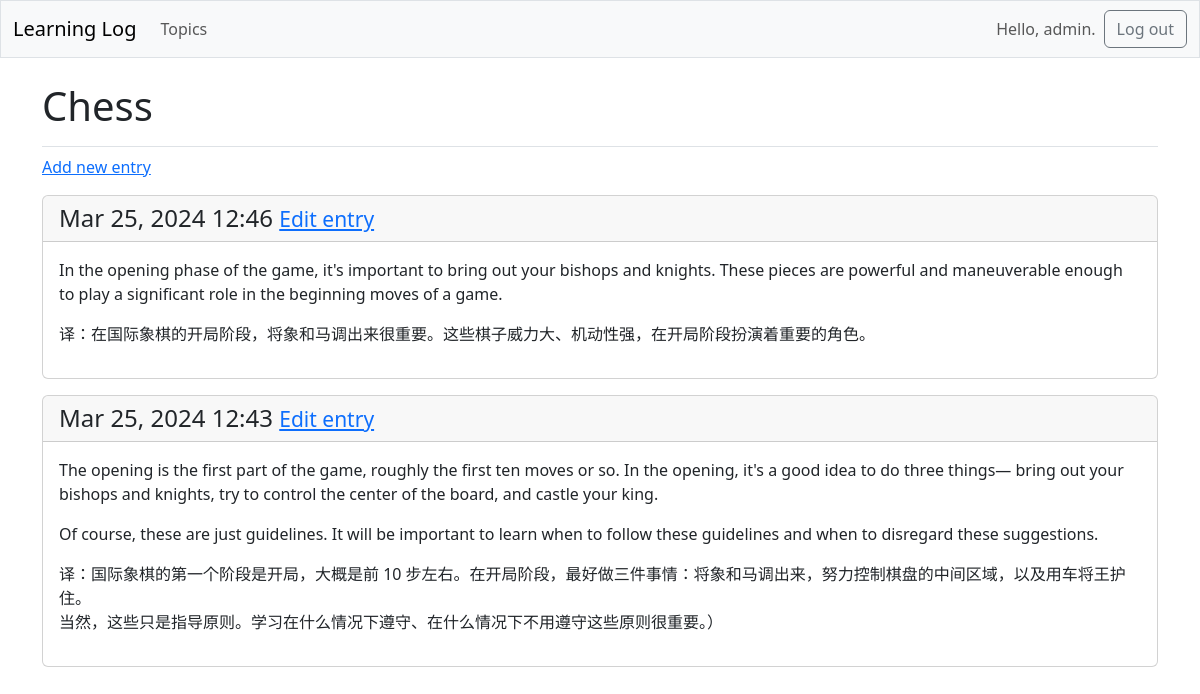
The page /topics/1/ (signed in) on the database its author committed.
### learning_logs/models.py (models this page shows, shortened)
class Topic(models.Model):
    text = models.TextField(max_length=200)
    date_added = models.DateTimeField(auto_now_add=True)
    owner = models.ForeignKey(User, on_delete=models.CASCADE)

class Entry(models.Model):
    topic = models.ForeignKey(Topic, on_delete=models.CASCADE)
    text = models.TextField()
    date_added = models.DateTimeField(auto_now_add=True)
    class Meta:
        verbose_name_plural = 'entries'

### learning_logs/views.py (the view)
# urls.py: path('topics/<int:topic_id>/', views.topic, name='topic'),
@login_required
def topic(request, topic_id):
    topic = Topic.objects.get(id=topic_id)
    check_topic_owner(topic, request.user)
    entries = topic.entry_set.order_by('-date_added')
    context = {'topic': topic, 'entries': entries}
    return render(request, 'learning_logs/topic.html', context)

### learning_logs/views.py (called while the page is built)
def check_topic_owner(topic, user):
    if topic.owner != user:
        raise Http404

### learning_logs/templates/learning_logs/topic.html
{% extends 'learning_logs/base.html' %}
{% block page_header %}
  <h1>{{ topic.text }}</h1>
{% endblock page_header %}
{% block content %}
  <p>
    <a href="{% url 'learning_logs:new_entry' topic.id %}">Add new entry</a>
  </p>
  {% for entry in entries %}
    <div class="card mb-3">
      <h4 class="card-header">
        {{ entry.date_added|date:'M d, Y H:i' }}
        <small><a href="{% url 'learning_logs:edit_entry' entry.id %}">Edit entry</a></small>
      </h4>
      <div class="card-body">{{ entry.text|linebreaks }}</div>
    </div>
  {% empty %}
    <p>There are no entries for this topic yet.</p>
  {% endfor %}
{% endblock content %}

### learning_logs/templates/learning_logs/base.html (shortened to what this page needs)
<!doctype html>
<html lang="en">
<head>
  {% load django_bootstrap5 %}
  {% bootstrap_css %}
</head>
<body>
  <nav class="navbar navbar-expand-md navbar-light bg-light mb-4 border">
    <div class="container-fluid">
      <a class="navbar-brand" href="{% url 'learning_logs:index' %}">Learning Log</a>
      <div class="collapse navbar-collapse" id="navbarCollapse">
        <ul class="navbar-nav me-auto mb-2 mb-md-0">
          <li class="nav-item">
            <a class="nav-link" href="{% url 'learning_logs:topics' %}">Topics</a>
          </li>
        </ul>
        <ul class="navbar-nav ms-auto mb-2 mb-md-0">
          {% if user.is_authenticated %}
            <li class="nav-item">
              <span class="navbar-text me-2">Hello, {{ user.username }}.</span>
            </li>
          {% endif %}
        </ul>
        {% if user.is_authenticated %}
          <form action="{% url 'accounts:logout' %}" method="post">
            <button name="submit" class="btn btn-outline-secondary btn sm">Log out</button>
          </form>
        {% endif %}
      </div>
    </div>
  </nav>
  <main class="container">
    <div class="pb-2 mb-2 border-bottom">
      {% block page_header %}{% endblock page_header %}
    </div>
    <div>
      {% block content %}{% endblock content %}
    </div>
  </main>
</body>
</html>

### rows shown on the page
Topic: text "Chess"
Entry: date_added "Mar 25, 2024 12:46", text "In the opening phase of the game, it's important to bring out your bishops and knights. These pieces are powerful and maneuverable enough to play a significant role in the beginning moves of a game. 译：在国际象棋的开局阶段，将象和马调出来很重要。这些棋子威力大、机动性强，在开局阶段扮演着重要的角色。"
Entry: date_added "Mar 25, 2024 12:43", text "The opening is the first part of the game, roughly the first ten moves or so. In the opening, it's a good idea to do three things— bring out your bishops and knights, try to control the center of the board, and castle your king. Of course, these are just guidelines. It will be important to learn when to follow these guidelines and when to disregard these suggestions. 译：国际象棋的第一个阶段是开局，大概是前 10 步左右。在开局阶段，最好做三件事情：将象和马调出来，努力控制棋盘的中间区域，以及用车将王护住。 当然，这些只是指导原则。学习在什么情况下遵守、在什么情况下不用遵守这些原则很重要。）"

### other values the page prints
{{ user.username }} "admin"
